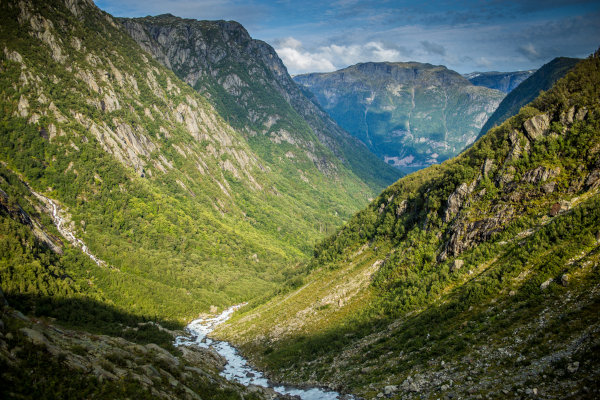
#> input picture test.jpg, 600 x 400 px
$ python main.py
#> lines starting #> are read from the running program, lines starting #| are printed output that depends on the picture
import numpy as np
import cv2
import time
from tqdm import tqdm


def onChange(value):
    pass


img = cv2.imread("test.jpg",cv2.IMREAD_GRAYSCALE)
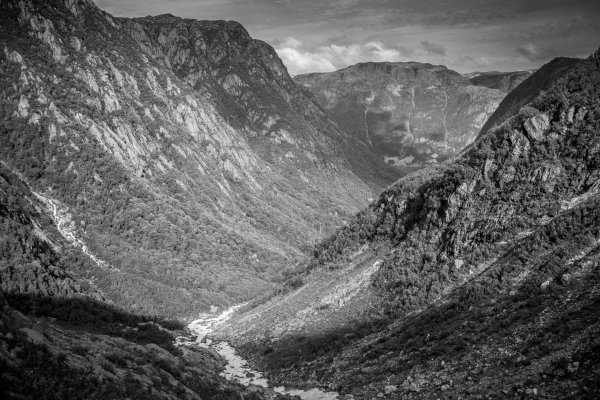
#> img: shape (400, 600); min 0, max 255, mean 95.4
copy_img = img.copy()

# Edge
edge_img = cv2.Canny(copy_img, 100,400)
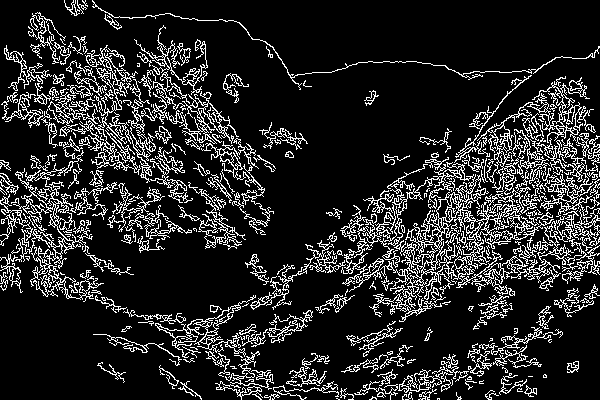
#> edge_img: shape (400, 600); 15.2% white in thin lines or dots
cv2.imwrite('edge.jpg',edge_img)

windowTitle = "Ajuste de Brilho e Contraste"
cv2.namedWindow(windowTitle)

cv2.createTrackbar("contraste", windowTitle, 100, 100, onChange)
cv2.createTrackbar("brilho", windowTitle, 0, 100, onChange)

before_contrast = 100
update_contrast = False

before_brightness = 0
update_brightness = False

before_min_hue = 0
update_min_hue = False

before_max_hue = 0
update_max_hue = False

counter_time = 0

while True:
    current_contrast = cv2.getTrackbarPos("contraste", windowTitle)
    current_brightness = cv2.getTrackbarPos("brilho", windowTitle)

    if before_contrast != current_contrast:
        update_contrast = True
        counter_time = time.time()
        before_contrast = current_contrast

    if before_brightness != current_brightness:
        update_brightness = True
        counter_time = time.time()
        before_brightness = current_brightness

    if time.time() - counter_time > 1:
        if update_contrast or update_brightness:
            copy_img = cv2.convertScaleAbs(img, alpha=current_contrast / 100, beta=current_brightness)

            update_contrast = False
            update_brightness = False

    # Retangulo
    dot1 = (60, 70)
    dot2 = (90, 190)
    copy_img = cv2.rectangle(copy_img, dot1, dot2, (0, 0, 0), 2)

    # Texto
    text = "Test "
    dot = (300, 200)
    copy_img = cv2.putText(copy_img, text, dot, cv2.FONT_HERSHEY_SIMPLEX, 1, (0, 0, 0), cv2.LINE_4)
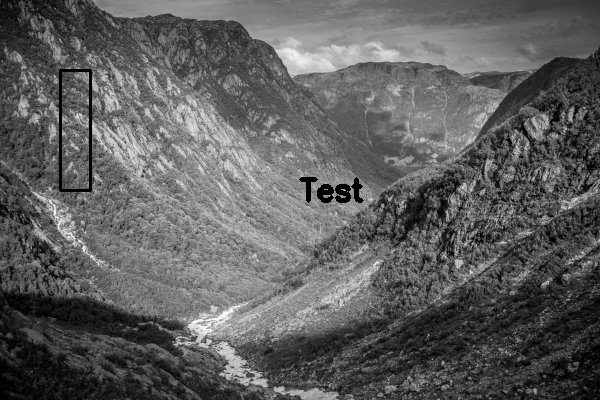
#> copy_img: shape (400, 600); min 0, max 255, mean 94.5

    # Zoom
    # cropped = copy_img[40:400, 60:600]

    # Edge
    # copy_img = cv2.Canny(copy_img, 0, 200)

    # LUT
    lut_img = cv2.applyColorMap(copy_img,cv2.COLORMAP_RAINBOW)
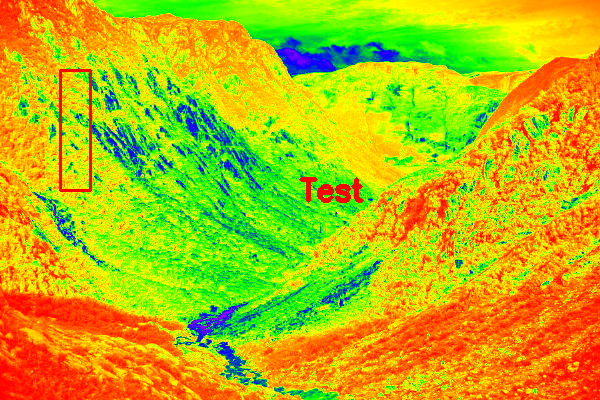
#> lut_img: shape (400, 600, 3); mean B, G, R 11, 185.4, 187.3
    cv2.imwrite('lut.jpg',lut_img)


    cv2.imshow(windowTitle, edge_img)

    keyPressed = cv2.waitKey(1) & 0xFF
#> (key Esc is pressed here)
    if keyPressed == 27:
        break

cv2.destroyAllWindows()
